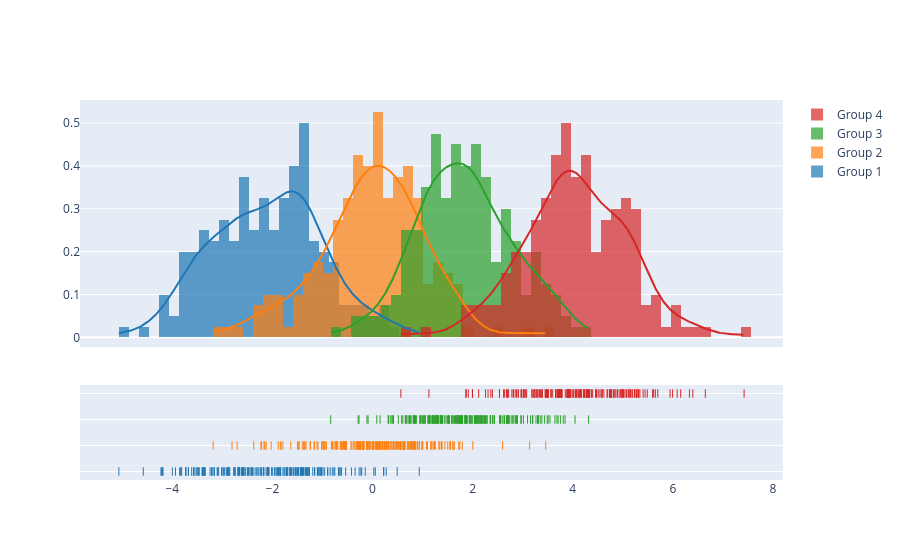

Notebook source saved alongside this figure:
### Code cell
import plotly.figure_factory as ff

# Add histogram data
x1 = np.random.randn(200) - 2
x2 = np.random.randn(200)
x3 = np.random.randn(200) + 2
x4 = np.random.randn(200) + 4

# Group data together
hist_data = [x1, x2, x3, x4]

group_labels = ['Group 1', 'Group 2', 'Group 3', 'Group 4']

# Create distplot with custom bin_size
fig = ff.create_distplot(hist_data, group_labels, bin_size=.2)
fig.show()

### Figure 1 — Plotly figure (JSON) as saved in the notebook; plotly's stock layout.template omitted (floating-point values rounded to 4 significant figures; data arrays with more than 128 entries replaced by an {"elided": "..."} marker saying what was removed)
{"data": [{"autobinx": false, "histnorm": "probability density", "legendgroup": "Group 1", "marker": {"color": "rgb(31, 119, 180)"}, "name": "Group 1", "opacity": 0.7, "type": "histogram", "x": {"elided": "200 float values"}, "xaxis": "x", "xbins": {"end": 0.9332, "size": 0.2, "start": -5.067}, "yaxis": "y"}, {"autobinx": false, "histnorm": "probability density", "legendgroup": "Group 2", "marker": {"color": "rgb(255, 127, 14)"}, "name": "Group 2", "opacity": 0.7, "type": "histogram", "x": {"elided": "200 float values"}, "xaxis": "x", "xbins": {"end": 3.459, "size": 0.2, "start": -3.184}, "yaxis": "y"}, {"autobinx": false, "histnorm": "probability density", "legendgroup": "Group 3", "marker": {"color": "rgb(44, 160, 44)"}, "name": "Group 3", "opacity": 0.7, "type": "histogram", "x": {"elided": "200 float values"}, "xaxis": "x", "xbins": {"end": 4.316, "size": 0.2, "start": -0.8357}, "yaxis": "y"}, {"autobinx": false, "histnorm": "probability density", "legendgroup": "Group 4", "marker": {"color": "rgb(214, 39, 40)"}, "name": "Group 4", "opacity": 0.7, "type": "histogram", "x": {"elided": "200 float values"}, "xaxis": "x", "xbins": {"end": 7.423, "size": 0.2, "start": 0.5663}, "yaxis": "y"}, {"legendgroup": "Group 1", "marker": {"color": "rgb(31, 119, 180)"}, "mode": "lines", "name": "Group 1", "showlegend": false, "type": "scatter", "x": {"elided": "500 float values"}, "xaxis": "x", "y": {"elided": "500 float values"}, "yaxis": "y"}, {"legendgroup": "Group 2", "marker": {"color": "rgb(255, 127, 14)"}, "mode": "lines", "name": "Group 2", "showlegend": false, "type": "scatter", "x": {"elided": "500 float values"}, "xaxis": "x", "y": {"elided": "500 float values"}, "yaxis": "y"}, {"legendgroup": "Group 3", "marker": {"color": "rgb(44, 160, 44)"}, "mode": "lines", "name": "Group 3", "showlegend": false, "type": "scatter", "x": {"elided": "500 float values"}, "xaxis": "x", "y": {"elided": "500 float values"}, "yaxis": "y"}, {"legendgroup": "Group 4", "marker": {"color": "rgb(214, 39, 40)"}, "mode": "lines", "name": "Group 4", "showlegend": false, "type": "scatter", "x": {"elided": "500 float values"}, "xaxis": "x", "y": {"elided": "500 float values"}, "yaxis": "y"}, {"legendgroup": "Group 1", "marker": {"color": "rgb(31, 119, 180)", "symbol": "line-ns-open"}, "mode": "markers", "name": "Group 1", "showlegend": false, "type": "scatter", "x": {"elided": "200 float values"}, "xaxis": "x", "y": {"elided": "200 str values"}, "yaxis": "y2"}, {"legendgroup": "Group 2", "marker": {"color": "rgb(255, 127, 14)", "symbol": "line-ns-open"}, "mode": "markers", "name": "Group 2", "showlegend": false, "type": "scatter", "x": {"elided": "200 float values"}, "xaxis": "x", "y": {"elided": "200 str values"}, "yaxis": "y2"}, {"legendgroup": "Group 3", "marker": {"color": "rgb(44, 160, 44)", "symbol": "line-ns-open"}, "mode": "markers", "name": "Group 3", "showlegend": false, "type": "scatter", "x": {"elided": "200 float values"}, "xaxis": "x", "y": {"elided": "200 str values"}, "yaxis": "y2"}, {"legendgroup": "Group 4", "marker": {"color": "rgb(214, 39, 40)", "symbol": "line-ns-open"}, "mode": "markers", "name": "Group 4", "showlegend": false, "type": "scatter", "x": {"elided": "200 float values"}, "xaxis": "x", "y": {"elided": "200 str values"}, "yaxis": "y2"}], "layout": {"barmode": "overlay", "hovermode": "closest", "legend": {"traceorder": "reversed"}, "xaxis": {"anchor": "y2", "domain": [0.0, 1.0], "zeroline": false}, "yaxis": {"anchor": "free", "domain": [0.35, 1], "position": 0.0}, "yaxis2": {"anchor": "x", "domain": [0, 0.25], "dtick": 1, "showticklabels": false}}}
